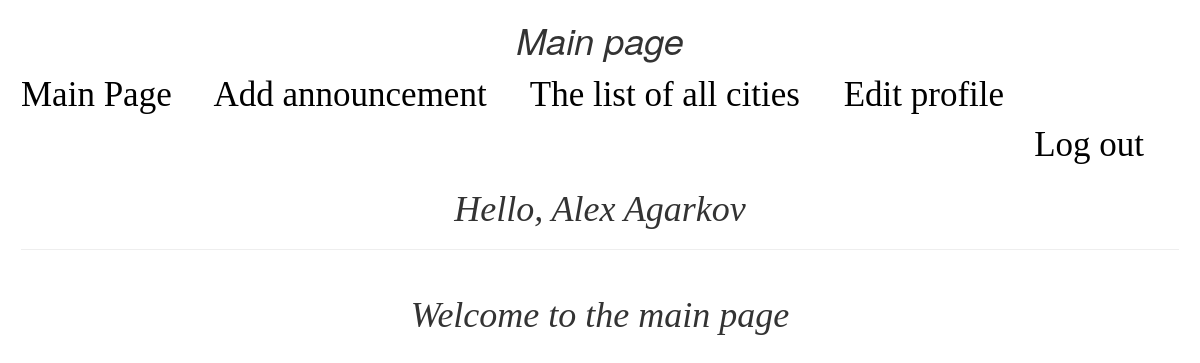
Page / (signed in) on the earlier database version.
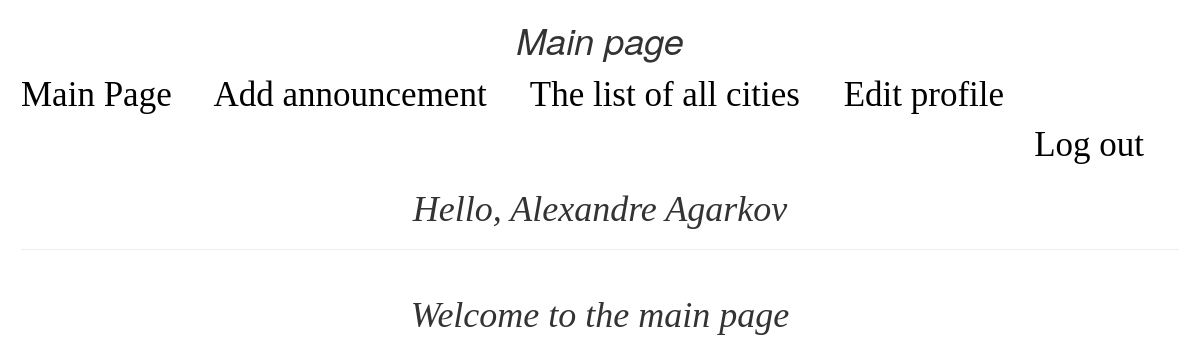
Same page on the later database version.
### models.py (models this page shows)
class Client(UserMixin, db.Model):
    __table_args__ = {'extend_existing': True}
    id = db.Column(db.INTEGER, primary_key=True)
    name = db.Column(db.String(50), nullable=False)
    surname = db.Column(db.String(50), nullable=False)
    phone_number = db.Column(db.String(5), nullable=False, unique=False)
    birthday = db.Column(db.String(11), nullable=False)
    email = db.Column(db.String, nullable=False, unique=False)
    password = db.Column(db.INTEGER, nullable=False)
    def __repr__(self):
        return 'User/Client with id:' + \
               str(self.id) + " " + \
               str(self.name + " " + self.surname + "\n")

### app.py (the view)
@app.route('/', methods=['GET'])
def index():
    print(current_user)
    all_house = models.getAllHouse()
    return render_template('index.html', houses=all_house)

### auth.py (called while the page is built)
@login_manager.user_loader
def load_user(user_id):
    return models.Client.query.get(user_id)

### models.py (called while the page is built)
def getAllHouse():
    return House.query.order_by(House.dateCreation).all()

### templates/index.html
{% extends 'base.html' %}
{% block head %}
    <h1>Main page</h1>
{% endblock %}
{% block body %}
    <h1>Welcome to the main page</h1>
{% endblock %}

### templates/base.html (shortened to what this page needs)
<!DOCTYPE html>
<html lang="en">
<head>
    <link rel="stylesheet" type="text/css" href="{{ url_for('static', filename='../static/css/main.css') }}">
    <link rel="stylesheet" href="https://maxcdn.bootstrapcdn.com/bootstrap/3.4.1/css/bootstrap.min.css">
    {% block head %} {% endblock %}
</head>
<body>
<div class="fullBody">
    <div class="menu">
        <a href="{{ url_for('index') }}">Main Page</a>
        {% if current_user.is_authenticated %}
            <a href="{{ url_for('addAnnouncement') }}">Add announcement</a>
        {% else %}
            <a href="{{ url_for('login') }}">Your need to login or sign up for create an annnouncement</a>
        {% endif %}
        <a href="{{ url_for('allCities') }}">The list of all cities</a>
        {% if current_user.is_authenticated %}
            <a href=" {{ url_for('editUser' , id = current_user.id) }}  ">Edit profile</a>
        {% endif %}
        <div class="auth">
            {% if current_user.is_authenticated %}
                <a href=" {{ url_for('logout') }}">Log out</a>
            {% endif %}
        </div>
        {% if current_user.is_authenticated %}
            <h1>Hello, {{ current_user.name + " " + current_user.surname }}</h1>
        {% endif %}
        <hr>
    </div>
    {% block body %}
    {% endblock %}
</div>
</body>
</html>

Differences in the rows shown:
changed Client: name+surname "Alex Agarkov" → "Alexandre Agarkov"
